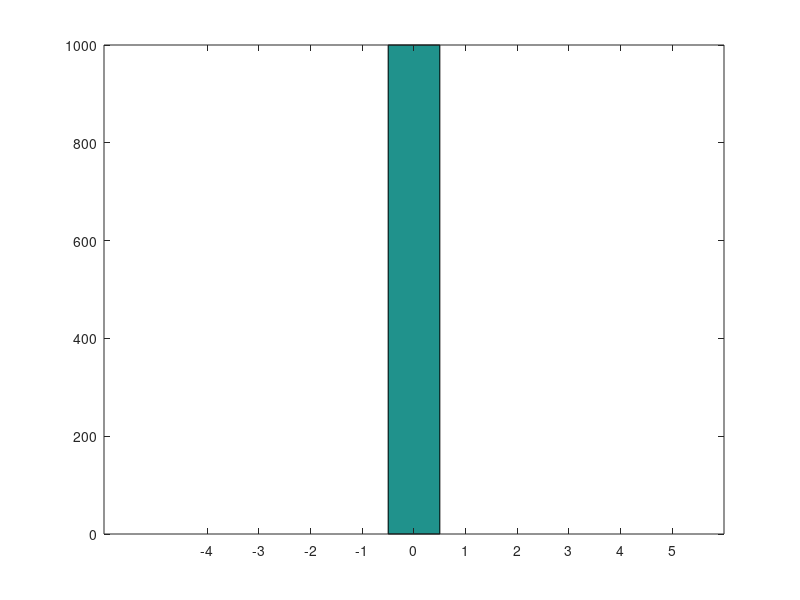

This figure's MATLAB source:
function  resize_image() 
    clc;
    clear;
    close all;
    global width height;
%     width = 48;
%     height = 58; 
    % width = 32;
    % height = 38;
    
    width = 47;
    height = 64;

%     src = 'E:\Write_identification\dataset\icdar2013\icdar2013_benchmarking_verticalCut';
%     dstTrain = 'E:\Write_identification\dataset\icdar2013\icdar2013_benchmarking_verticalCut_paded';  
%     src = 'E:\Write_identification\dataset\icdar2013\verticalCut';
%     dstTrain = 'E:\Write_identification\dataset\icdar2013\verticalCut_paded';   
%     src = 'E:\Write_identification\dataset\CASIA-HWDB2.1\merged\train';
%     dstTrain = 'E:\Write_identification\dataset\CASIA-HWDB2.1\merged\train_resise_paded';
    src = 'E:\Write_identification\dataset\cvl\cvl-database-1-1\cut_testset';
    dstTrain = 'E:\Write_identification\dataset\cvl\cvl-database-1-1\cut_testset_resized';
    
    global binary ;
    binary = 0;
    if exist(dstTrain, 'dir')
        rmdir( dstTrain, 's' );
    end
    mkdir( dstTrain );
    
    count  = 0;
   
    dirs = dir( src );
    len=size(dirs,1);
    sw = zeros(1,1000);
    sh = zeros(1,1000);
    for i=3:len    
        fprintf('processing %dth image\n', i-2);
        imgs = dir(fullfile(src, dirs(i).name,'*.bmp'));
        for j = 1:size(imgs,1)
            fprintf('processing i: %d j: %d\n', i, j);
            nm = imgs(j).name;    
            I = imread( fullfile(src, dirs(i).name, nm ) );
            sz = size(I);
            h = sz(1) ; w = sz(2);
            sw(w) = sw(w) + 1;
            sh(h) = sh(h) + 1;
            if h > height && w> width
                ratioH = height/h;
                ratioW = width/w;
                if ratioH < ratioW   
                    ratio =  ratioH;
                else
                    ratio = ratioW;
                end
            elseif h > height 
                ratio = height/h;
            elseif w > width
                ratio = width/w;
            else 
                ratio = 1;
            end
            
            dst = fullfile(dstTrain, nm(1:3));
            dst = fullfile(dstTrain, dirs(i).name);
            if ~exist(dst, 'dir')
                mkdir(dst);
            end
            dst = fullfile(dst, nm(1:end-4));
            
            I = pad_resize(I,ratio);
            I_rgb = uint8(zeros(height,width,3));           
            if  binary == 1
                I_rgb(:,:,1) = I; 
                I_rgb(:,:,2) = I;
                I_rgb(:,:,3) = I;
            else
                I_rgb = I;
            end
            imwrite(I_rgb, [dst,'.jpg']);
            clear I_rgb;
            count = count +1;
        end    
    end
    hist(sw);
    hist(sh);

    fp = fopen(fullfile(dstTrain,'readme.txt'),'w');
    fprintf(fp,'total patch:%d\n',count);
    fprintf(fp,'width  of patch:%f\n',width);
    fprintf(fp,'height of patch:%f\n',height);
    fclose(fp);
end

function out = pad_resize(I, scale)
    global width height binary;
    sz = size(I);
    h = sz(1) ; w = sz(2);
    h = floor(h * scale);
    w = floor(w * scale);
    I = imresize(I, [h, w]);
   
    if  binary == 0 
        out = uint8(ones(height,width,3));
        out =  out * 255;
    else
        out = uint8(ones(height,width)*255);
    end
    y = ceil( (height - h + 1) / 2 );
    x = ceil( (width - w + 1) / 2 );
    if binary==0  
        out(y:y+h-1, x:x+w-1,:) = I;
    else
        out(y:y+h-1, x:x+w-1) = I;
    end
end
% 
% clc;
% clear;
% close all;
% src = 'E:\Write_identification\dataset\icdar2013\icdar2013_benchmarking_verticalCut';
% dstTrain = 'E:\Write_identification\dataset\icdar2013\icdar2013_benchmarking_verticalCut_paded';
% 
% if exist(dstTrain, 'dir')
%     rmdir( dstTrain, 's' );
% end
% mkdir( dstTrain );
% 
% count  = 0;
% width = 48;
% height = 58;
% 
% % width = 32;
% % height = 38;
% 
% dirs = dir( src );
% len=size(dirs,1);
% sw = zeros(1,1000);
% sh = zeros(1,1000);
% for i=3:len    
%     fprintf('processing %dth image\n', i-2);
%     imgs = dir(fullfile(src, dirs(i).name,'*.tif'));
%     for j = 1:size(imgs,1)
%         nm = imgs(j).name;    
%         I = imread( fullfile(src, dirs(i).name, nm ) );
%         [h,w] = size(I);
%         sw(w) = sw(w) + 1;
%         sh(h) = sh(h) + 1;
%        
%         dst = fullfile(dstTrain, nm(1:3));
%         dst = fullfile(dstTrain, dirs(i).name);
%         if ~exist(dst, 'dir')
%             mkdir(dst);
%         end
%         dst = fullfile(dst, nm(1:end-4));
%         I = imresize(I,[height, width]);
%         I_rgb(:,:,1) = I; 
%         I_rgb(:,:,2) = I;
%         I_rgb(:,:,3) = I;
%         imwrite(I_rgb, [dst,'.jpg']);
%         count = count +1;
%     end    
% end
% hist(sw);
% hist(sh);
% 
% fp = fopen(fullfile(dstTrain,'readme.txt'),'w');
% fprintf(fp,'total patch:%d\n',count);
% fprintf(fp,'width  of patch:%f\n',width);
% fprintf(fp,'height of patch:%f\n',height);
% fclose(fp);
% 
% 
